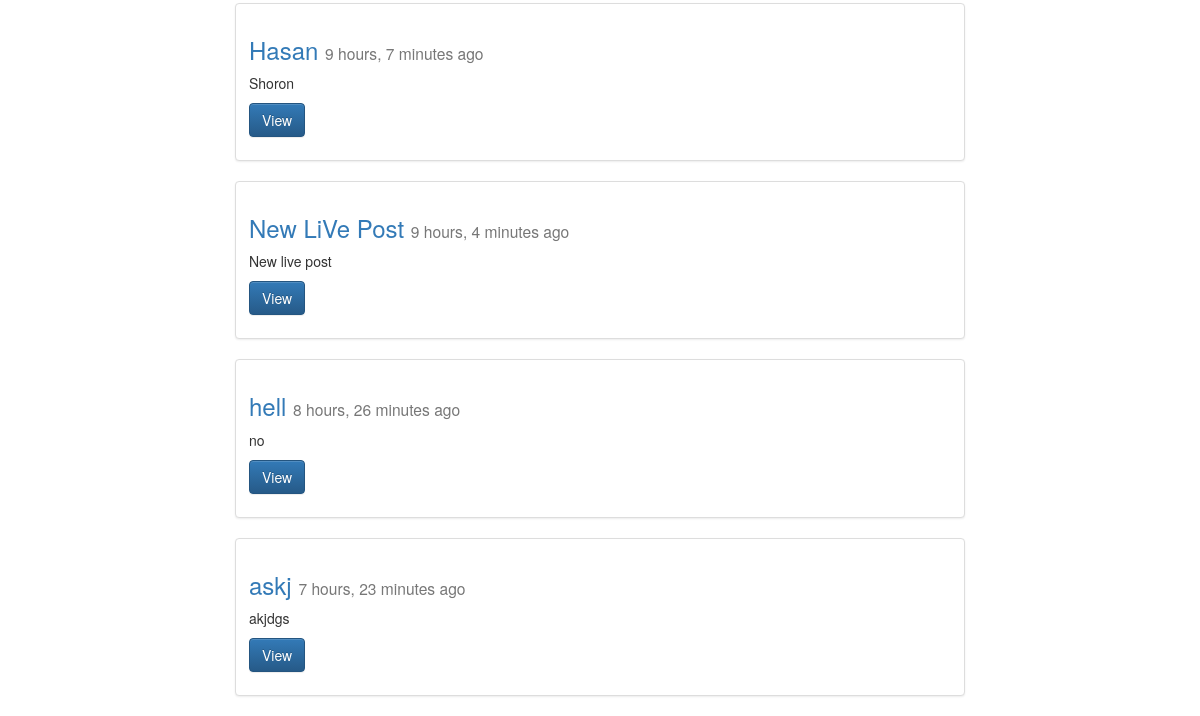
Before: / (lower part) with the older database file.
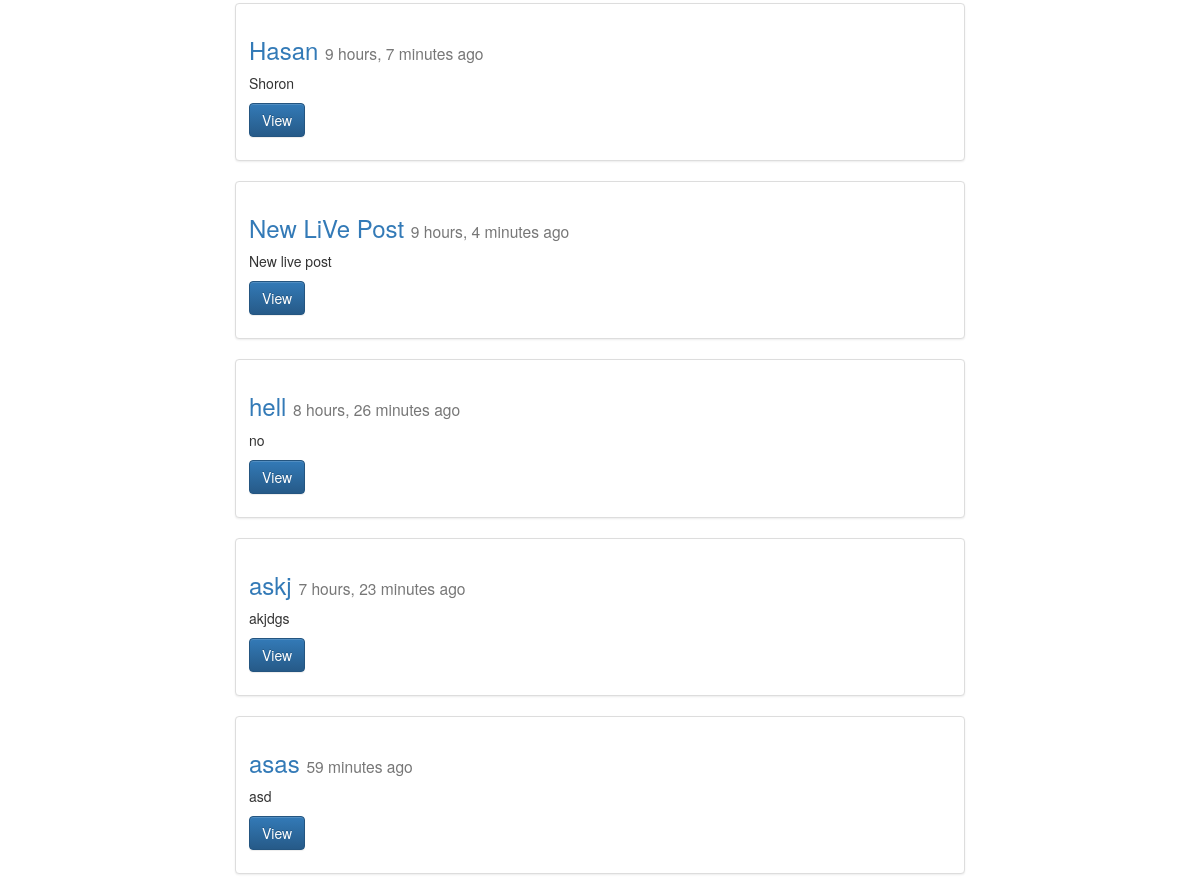
After: the same page with the newer database file.
### posts/models.py (models this page shows, shortened)
class Post(models.Model):
	title = models.CharField(max_length=120)
	content = models.TextField()
	updated= models.DateTimeField(auto_now=True, auto_now_add=False)
	timestamp= models.DateTimeField(auto_now=False, auto_now_add=True)

### posts/views.py (the view)
# urls.py: url(r'^$', map.post_list),
def post_list(request):
	queryset=Post.objects.all()
	context={
	"object_list": queryset,
	"title": "List"
	}
	return render(request,"post_list.html",context)

### templates/post_list.html (shortened to what this page needs)
{% extends "base_class.html" %}
{% block content %}
<div class="col-sm-8 col-sm-offset-2">
<br><br>
{% for obj in object_list %}
<div class="row">
  <div class="col-sm-12">
    <div class="thumbnail">
      <div class="caption">
        <h3><a href='{% url "detail" id=obj.id %}'>{{obj.title}}</a> <small>{{obj.timestamp|timesince}} ago</small></h3>
        <p>{{obj.content|linebreaks|truncatechars:120}}</p>
        <p><a href="{{obj.id}}" class="btn btn-primary" role="button">View</a></p>
      </div>
    </div>
  </div>
</div>
{% endfor %}
</div>
{% endblock content %}

### templates/base_class.html (shortened to what this page needs)
{% load staticfiles %}
<!DOCTYPE html>
<html>
<head>
<link rel="stylesheet" href="https://maxcdn.bootstrapcdn.com/bootstrap/3.3.7/css/bootstrap.min.css">
<link rel="stylesheet" href="https://maxcdn.bootstrapcdn.com/bootstrap/3.3.7/css/bootstrap-theme.min.css">
	<link rel="stylesheet" type="text/css" href='{% static "css/base.css" %}' />
</head>
<body>
<div class='container'>
{% block content %}
{% endblock content %}
</div>
</body>
</html>

Changed rows visible on the page:
added Post: title "asas", timestamp "59 minutes", content "asd"
